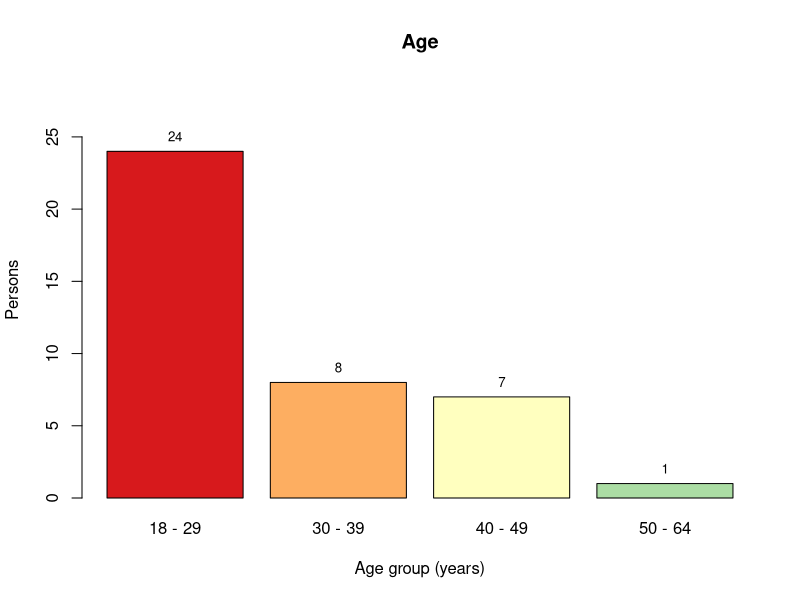
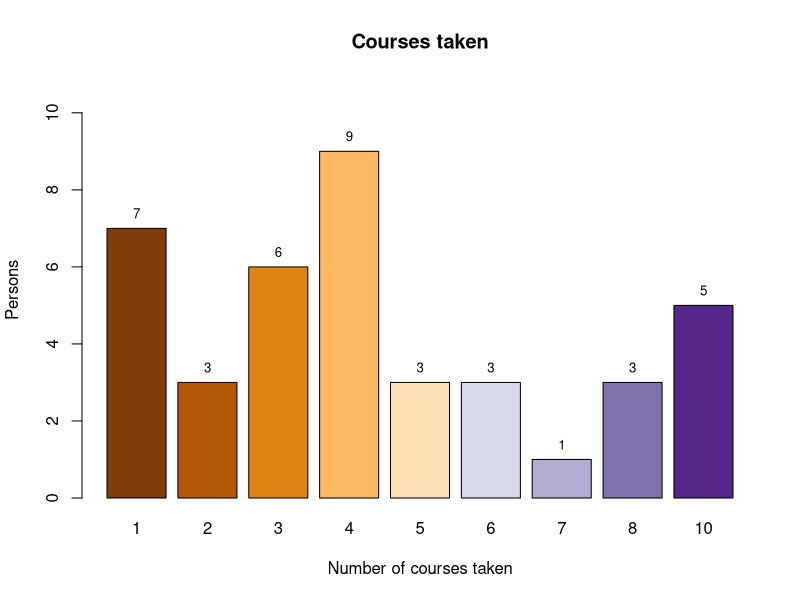
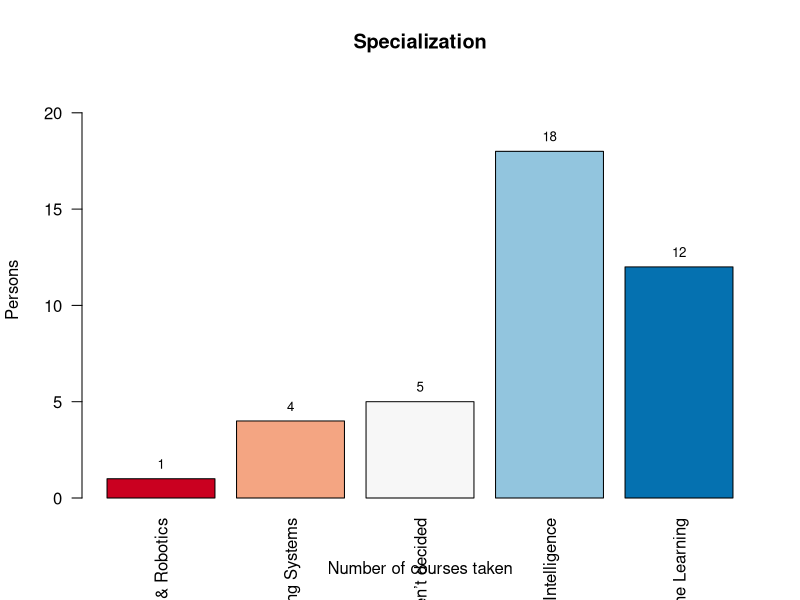
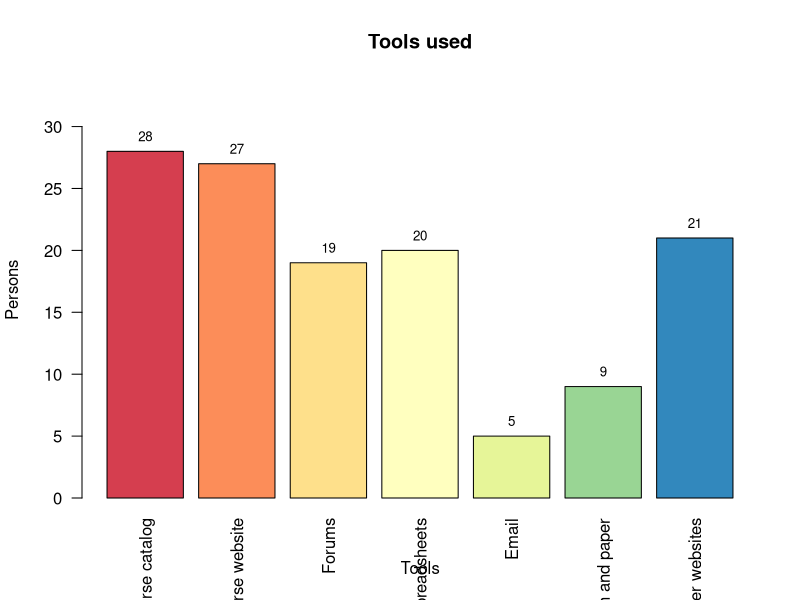
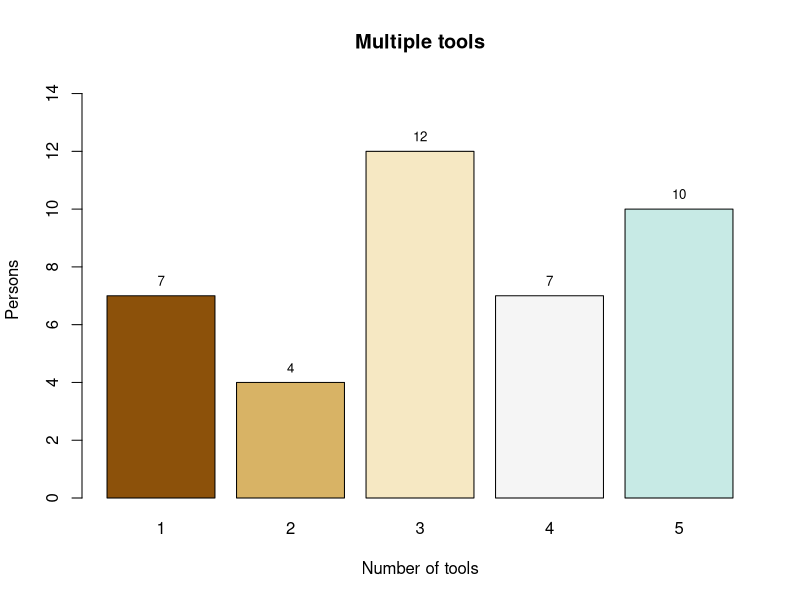
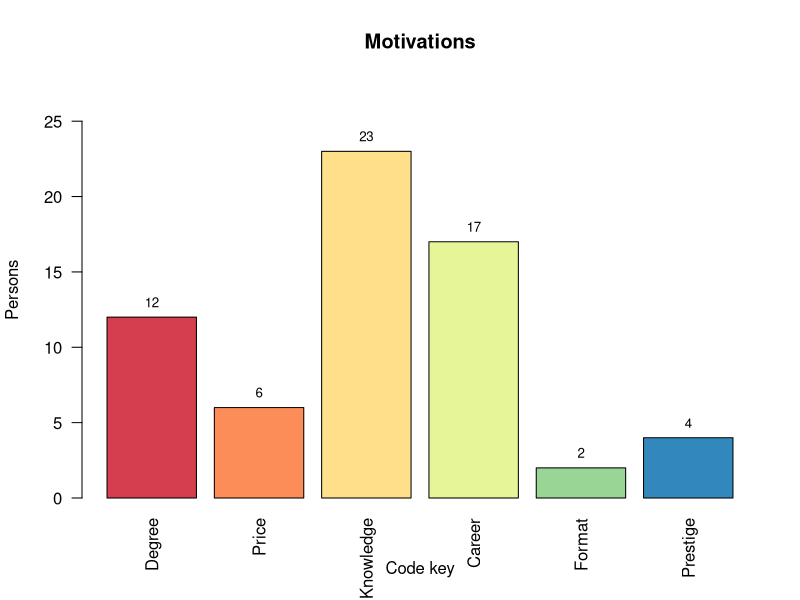
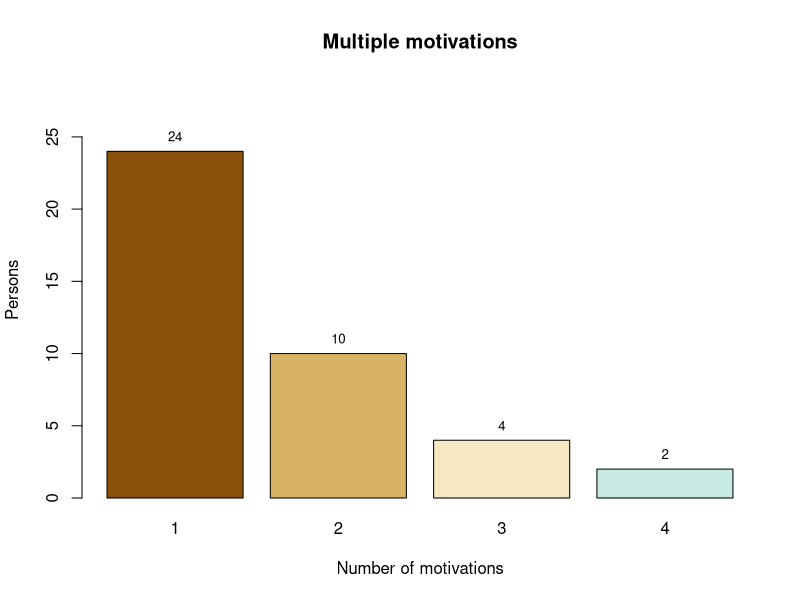
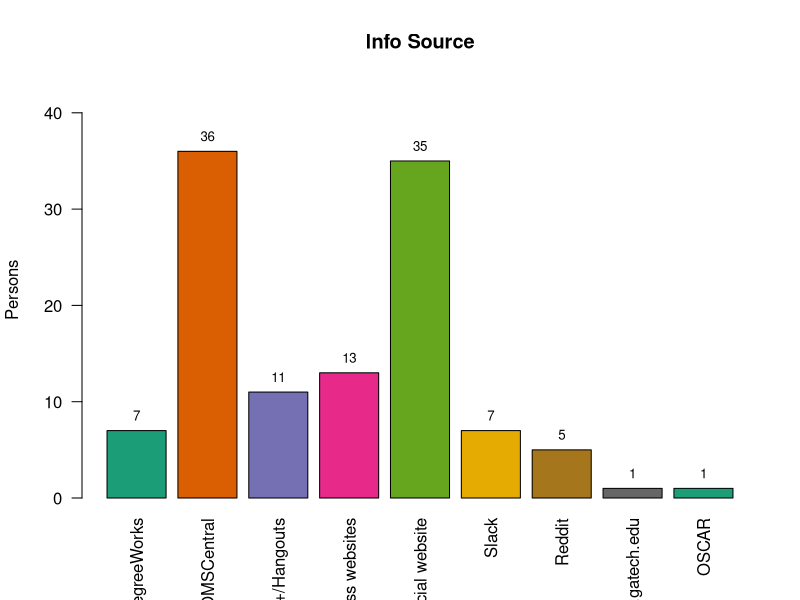

Generate these figures, in order, with R:
######################## Import, exclusions, setup ########################################

setwd("~/Desktop/HCI/ProjectM/")

## Read in data
data <- read.csv("Project M_ Needfinding 2_ Raw Results.csv")

library(RColorBrewer)

## Exclude age < 18, 1 case
data <- data[-which(data$Select.your.age. == "Under 18"),]

############## Distribution of age, courses taken, and specialization #######################
data$Select.your.age. <- factor(data$Select.your.age.)
ylim <- c(0, 1.2*max(table(data$Select.your.age.)))
waz_b <- barplot(table(data$Select.your.age.), main = "Age", 
                 xlab = "Age group (years)", ylim=ylim, ylab = "Persons",
                 col = brewer.pal(5, "Spectral"))
text(x = waz_b, y = table(data$Select.your.age.), label = table(data$Select.your.age.), pos = 3, cex = 0.8)

ylim <- c(0, 1.2*max(table(data$How.many.courses.have.you.taken.with.OMSCS.)))
waz_b <- barplot(table(data$How.many.courses.have.you.taken.with.OMSCS.), main = "Courses taken",
                 xlab = "Number of courses taken", ylim=ylim, ylab = "Persons",
                 col = brewer.pal(10, "PuOr"))
text(x = waz_b, y = table(data$How.many.courses.have.you.taken.with.OMSCS.), label = table(data$How.many.courses.have.you.taken.with.OMSCS.), pos = 3, cex = 0.8)

ylim <- c(0, 1.2*max(table(data$What.is.your.chosen.specialization.)))
waz_b <- barplot(table(data$What.is.your.chosen.specialization.), main = "Specialization",
                 xlab = "Number of courses taken", ylim=ylim, ylab = "Persons",
                 col = brewer.pal(5, "RdBu"), las=2)
text(x = waz_b, y = table(data$What.is.your.chosen.specialization.), label = table(data$What.is.your.chosen.specialization.), pos = 3, cex = 0.8)

########################### Summary of tools used #############################
remain <- data$What.tools.do.you.use.for.course.planning.
list <- c("Course catalog", "Course website", "Forums", "Spreadsheets", 
          "Email", "Pen and paper", "Other websites")

tools_count <- vector()
for(i in 1:length(list)){
    tools_count[i] <- length(grep(list[i], remain))
}
ylim <- c(0, 1.2*max(tools_count))
names(tools_count) <- list
waz_b <- barplot(tools_count, main = "Tools used",
                 xlab = "Tools", ylab = "Persons", ylim=ylim,
                 col = brewer.pal(length(list), "Spectral"), las=2)
text(x = waz_b, y = tools_count, label = tools_count, pos = 3, cex = 0.8)

# Number of tools used
tools_multi <- table(lengths(regmatches(data$What.tools.do.you.use.for.course.planning., gregexpr(";", data$What.tools.do.you.use.for.course.planning.)))+1)
ylim <- c(0, 1.2*max(tools_multi))
waz_b <- barplot(tools_multi, main = "Multiple tools",
                 xlab = "Number of tools", ylab = "Persons", ylim=ylim,
                 col = brewer.pal(length(list), "BrBG"))
text(x = waz_b, y = tools_multi, label = tools_multi, pos = 3, cex = 0.8)


######################## Motivation theme keying ###############################
remain <- data$What.is.are.your.main.reason.s..for.taking.OMSCS.

# Getting a degree
idx_degree <- grep("[Dd]egree|[Mm]aster|[Pp]h[Dd]", remain)

# Pricing
idx_price <- grep("cheap|[Ii]nexpensive|cost", remain)

# Knowledge
idx_knowledge <- grep("lern|[Ll]earn|learning|student|material|personal|Mental|Hobby|knowledge|skill", remain)

# Career advancement
idx_career <- grep("[Cc]areer|opportunity|field|salary|[Jj]ob|resume", remain)

# Format
idx_format <- grep("[Ff]lexibility|time", remain)

# Prestige
idx_prestige <- grep("respectable|school|expected", remain)

# Summary of themes
list <- c("Degree", "Price", "Knowledge", "Career", "Format", "Prestige")

count_theme <- c(length(idx_degree), length(idx_price), length(idx_knowledge), length(idx_career),
                 length(idx_format), length(idx_prestige))
ylim <- c(0, 1.2*max(count_theme))
names(count_theme) <- list
waz_b <- barplot(count_theme, main = "Motivations",
                 xlab = "Code key", ylab = "Persons", ylim=ylim,
                 col = brewer.pal(length(list), "Spectral"), las=2)
text(x = waz_b, y = count_theme, label = count_theme, pos = 3, cex = 0.8)

# Number of multiple themes selected
idx_all <- c(idx_degree, idx_price, idx_knowledge, idx_career, idx_format, idx_prestige)
theme_multi <- table(table(idx_all))
ylim <- c(0, 1.2*max(theme_multi))
waz_b <- barplot(theme_multi, main = "Multiple motivations",
                 xlab = "Number of motivations", ylab = "Persons", ylim=ylim,
                 col = brewer.pal(length(list), "BrBG"))
text(x = waz_b, y = theme_multi, label = theme_multi, pos = 3, cex = 0.8)

################################## Information sources #############################
remain <- data$Which.sites.or.information.sources.have.you.used.for.planning.and.registering.for.your.courses.
list <- c("DegreeWorks", "[Cc]entral", "[Gg]oogle", "Previous semester class websites", "OMSCS official website", "[Ss]lack", "[rR]eddit", "critique", "oscar")

info_count <- vector()
for(i in 1:length(list)){
    info_count[i] <- length(grep(list[i], remain))
}

add <- data$If.you.selected..Other..to.the.last.question..please.clarify.
for(i in 1:length(list)){
    info_count[i] <- info_count[i] + length(grep(list[i], add))
}

list <- c("DegreeWorks", "OMSCentral", "Google+/Hangouts", "Previous semester class websites", "OMSCS official website", "Slack", "Reddit", "critique.gatech.edu", "OSCAR")
ylim <- c(0, 1.2*max(info_count))
names(info_count) <- list
waz_b <- barplot(info_count, main = "Info Source",
                 ylab = "Persons", ylim=ylim,
                 col = brewer.pal(length(list), "Dark2"), las=2)
text(x = waz_b, y = info_count, label = info_count, pos = 3, cex = 0.8)

# Number of information sources
info_multi <- lengths(regmatches(data$Which.sites.or.information.sources.have.you.used.for.planning.and.registering.for.your.courses., gregexpr(";", data$Which.sites.or.information.sources.have.you.used.for.planning.and.registering.for.your.courses.)))+1
info_multi <- info_multi + lengths(regmatches(data$If.you.selected..Other..to.the.last.question..please.clarify., gregexpr(";|and|,", data$If.you.selected..Other..to.the.last.question..please.clarify.)))
info_multi <- table(info_multi)
ylim <- c(0, 1.2*max(info_multi))
waz_b <- barplot(info_multi, main = "Multiple info sources",
                 xlab = "Number of sources", ylab = "Persons", ylim=ylim,
                 col = brewer.pal(length(list), "PRGn"))
text(x = waz_b, y = info_multi, label = info_multi, pos = 3, cex = 0.8)

############################# Difficulty course selection theming ########################

# Theme coding
remain <- data$What.do.you.find.most.difficult.about.deciding.on.a.course.

# Workload
idx_workload <- grep("[Ww]ork|effort|time|family|interests|balance|responsibilities|long", remain)

# Difficulty
idx_diff <- grep("[Dd]ifficult[y ]|prereq|technical|compatible|new material", remain)

# Availability & registration limits
idx_avail <- grep("get in|waitlist|offered|10|wait-list|waiting|future semesters", remain)

# Material
idx_mat <- grep("useful|learn|info|quality|interesting|instructor|rewarding|coverage|content|layout|group", remain)

list <- c("Workload", "Difficulty", "Availability", "Material")

diff_theme <- c(length(idx_workload), length(idx_diff), length(idx_avail), length(idx_mat))
ylim <- c(0, 1.2*max(diff_theme))
names(diff_theme) <- list
waz_b <- barplot(diff_theme, main = "Selecting course obstacles",
                 xlab = "Code key", ylab = "Persons", ylim=ylim,
                 col = brewer.pal(length(list), "Set1"))
text(x = waz_b, y = diff_theme, label = diff_theme, pos = 3, cex = 0.8)

# Number of multiple themes selected
idx_all <- c(idx_workload, idx_diff, idx_avail, idx_mat)
theme_multi <- table(table(idx_all))
ylim <- c(0, 1.2*max(theme_multi))
waz_b <- barplot(theme_multi, main = "Multiple course obstacles",
                 xlab = "Number of difficult factors", ylab = "Persons", ylim=ylim,
                 col = brewer.pal(length(list), "BrBG"))
text(x = waz_b, y = theme_multi, label = theme_multi, pos = 3, cex = 0.8)

############################# Factor for selecting course ##############################

remain <- data$What.are.the.factors.that.contribute.to.deciding.to.take.a.class.or.not.

# Reviews
idx_review <- grep("[Rr]eviews|comments|wisdom from friends|rating", remain)

# Instructor & Class structure
idx_staff <- grep("[Ii]nstructor|teacher|professor|group project|structure", remain)

# Requirements
idx_req <- grep("specialization requirements|functional requirements|speciali[sz]ation|degree", remain)

# Workload
idx_workload <- grep("[Ww]orkload|balance|time|[Ss]chedule|hours", remain)

# Difficulty
idx_diff <- grep("[Dd]ifficulty|prereq|course requirement|Easiness|gpa", remain)

# Availability & registration limits
idx_avail <- grep("get in|[Ss]eat", remain)

# Material
idx_mat <- grep("[Qq]uality|math|interest|intesting|[Kk]nowledge|content|quality|useful", remain)

list <- c("Workload", "Difficulty", "Availability", "Material", "Reviews", "Staff&Structure", "Requirements")

diff_theme <- c(length(idx_workload), length(idx_diff), length(idx_avail), length(idx_mat),
                length(idx_review), length(idx_staff), length(idx_req))
ylim <- c(0, 1.2*max(diff_theme))
names(diff_theme) <- list
waz_b <- barplot(diff_theme, main = "Selecting course factors",
                 xlab = "Code key", ylab = "Persons", ylim=ylim,
                 col = brewer.pal(length(list), "Dark2"), las=2)
text(x = waz_b, y = diff_theme, label = diff_theme, pos = 3, cex = 0.8)

######################### Information not provided #############################

# Theming
remain <- data$What.information.is.not.provided.to.you.that.would.help.your.academic.planning.

# Staff & Structure
idx_staff <- grep("[Ss]yllab|staff|[Gg]rad|calendar|[Pp]roject", remain)

# Availability
idx_avail <- grep("offered|waitlist|fill up|time ticket|require a course every year|new course", remain)

# Better reviews
idx_review <- grep("CIOS|filter|reviews|Winter term", remain)

# Workload
idx_workload <- grep("effort|time|[Ww]orkload|ROI", remain)

# Mentioned
idx_mentioned <- grep("[Mm]ention|Same as above", remain)

# Nothing
idx_nothing <- grep("[Nn]/[Aa]|[Nn]one|all information|nothing|Thanks", remain)

list <- c("Workload", "Staff&Structure", "Availability", "Better reviews")

diff_theme <- c(length(idx_workload), length(idx_staff), length(idx_avail), length(idx_review))
ylim <- c(0, 1.2*max(diff_theme))
names(diff_theme) <- list
waz_b <- barplot(diff_theme, main = "Additional information",
                 xlab = "Code key", ylab = "Persons", ylim=ylim,
                 col = brewer.pal(length(list), "Set2"))
text(x = waz_b, y = diff_theme, label = diff_theme, pos = 3, cex = 0.8)

